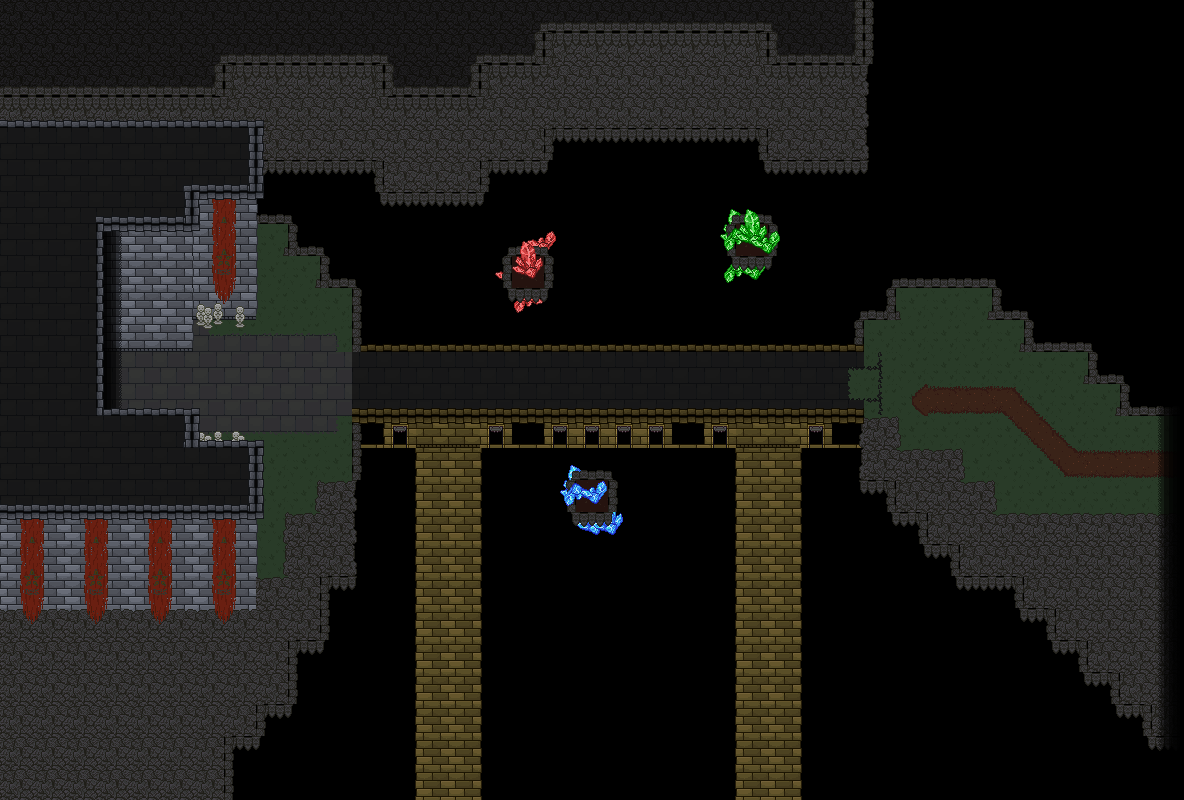

This game map was drawn from its Tiled (.tmx) file and the tilesets committed beside it. A one-line description and the trimmed map source follow:
An orthogonal 37x25 tile map with 32x32 px tiles, 10 tile layers (floor1, floor2, floor3, wall1, ...), 6 tilesets and 75 objects (2x dog, spawn, transition, normbow, nakedsword).

<map version="1.2" tiledversion="1.2.3" orientation="orthogonal" renderorder="right-down" width="37" height="25" tilewidth="32" tileheight="32" infinite="0" nextlayerid="47" nextobjectid="96">
 <tileset firstgid="1" source="tileset.tsx" />
 <tileset firstgid="82" source="castletileset.tsx" />
 <tileset firstgid="163" source="chambertileset.tsx" />
 <tileset firstgid="244" source="dungeonFeatures.tsx" />
 <tileset firstgid="344" source="crystalsheet.tsx" />
 <tileset firstgid="444" source="roadset.tsx" />
 <layer id="21" name="floor1" width="37" height="25">
  <data>[925 cells, 186 non-empty, 19 distinct tile ids]</data>
 </layer>
 <layer id="22" name="floor2" width="37" height="25">
  <data>[925 cells, 33 non-empty, 17 distinct tile ids]</data>
 </layer>
 <layer id="23" name="floor3" width="37" height="25">
  <data>[925 cells, 71 non-empty, 10 distinct tile ids]</data>
 </layer>
 <layer id="24" name="wall1" width="37" height="25">
  <data>[925 cells, 246 non-empty, 21 distinct tile ids]</data>
 </layer>
 <layer id="25" name="wall2" width="37" height="25">
  <data>[925 cells, 92 non-empty, 16 distinct tile ids]</data>
 </layer>
 <layer id="26" name="wall3" width="37" height="25">
  <data>[925 cells, 65 non-empty, 18 distinct tile ids]</data>
 </layer>
 <layer id="27" name="ceiling1" width="37" height="25">
  <data>[925 cells, 254 non-empty, 22 distinct tile ids]</data>
 </layer>
 <layer id="28" name="ceiling2" width="37" height="25">
  <data>[925 cells, 95 non-empty, 14 distinct tile ids]</data>
 </layer>
 <layer id="29" name="ceiling3" width="37" height="25">
  <data>[925 cells, 33 non-empty, 5 distinct tile ids]</data>
 </layer>
 <layer id="30" name="ceiling4" width="37" height="25">
  <data>[925 cells, 25 non-empty, 1 distinct tile ids]</data>
 </layer>
 <objectgroup id="31" name="blockall" visible="0">
  <object id="2" x="100.464" y="306.606" width="90.5127" height="35.5417" />
  <object id="3" x="190.977" y="147.379" width="65.3966" height="159.227" />
  <object id="4" x="256.374" y="130.793" width="126.528" height="31.7505" />
  <object id="5" x="96.1994" y="328.405" width="6.63444" height="86.7216" />
  <object id="6" x="96.1994" y="415.127" width="96.6733" height="33.1722" />
  <object id="7" x="171.548" y="448.299" width="84.8261" height="157.805" />
  <object id="51" x="318.122" y="493.106" width="34.7997" height="83.388" />
  <object id="52" x="285.949" y="524.622" width="31.845" height="75.1806" />
  <object id="53" x="255.745" y="588.641" width="30.2035" height="21.0112" />
  <object id="60" x="863.468" y="426.683" width="33.8731" height="33.8731" />
  <object id="61" x="897.341" y="460.556" width="65.0721" height="33.2789" />
  <object id="62" x="960.333" y="493.537" width="34.1703" height="31.7932" />
  <object id="63" x="994.503" y="525.331" width="192.839" height="43.6785" />
 </objectgroup>
 <objectgroup id="36" name="blockmove" visible="0">
  <object id="58" x="370.216" y="306.433" width="479.373" height="28.8903" />
  <object id="59" x="369.888" y="415.757" width="493.106" height="18.7131" />
 </objectgroup>
 <objectgroup id="32" name="bg" visible="0">
  <object id="12" x="359.489" y="420.79" width="503.521" height="364.563" />
  <object id="14" x="328.238" y="586.034" width="31.5519" height="213.037" />
  <object id="15" x="296.197" y="649.138" width="34.487" height="151.645" />
  <object id="17" x="263.177" y="711.997" width="35.9545" height="92.9436" />
  <object id="18" x="231.625" y="744.527" width="58.7012" height="71.4198" />
  <object id="19" x="259.264" y="735.722" width="7.82683" height="11.9848" />
  <object id="20" x="291.549" y="703.436" width="8.31601" height="11.4957" />
  <object id="21" x="323.591" y="639.354" width="8.07142" height="14.4307" />
  <object id="22" x="355.387" y="575.272" width="8.31601" height="14.4307" />
  <object id="23" x="360.358" y="113.834" width="494.262" height="233.309" />
  <object id="24" x="328.018" y="167.775" width="52.4621" height="114.534" />
  <object id="25" x="296.073" y="165.957" width="35.5807" height="84.4068" />
  <object id="26" x="255.298" y="166.736" width="52.2024" height="51.4232" />
  <object id="27" x="291.139" y="213.484" width="8.31082" height="12.9857" />
  <object id="28" x="323.343" y="245.429" width="9.08996" height="12.9857" />
  <object id="29" x="355.547" y="278.932" width="8.31082" height="11.1677" />
  <object id="64" x="851.406" y="-4.47167" width="35.8959" height="318.561" />
  <object id="65" x="892.911" y="-7.62982" width="112.786" height="289.936" />
  <object id="66" x="999.477" y="-7.98456" width="48.2351" height="322.822" />
  <object id="67" x="1031.26" y="-2.80344" width="78.1484" height="349.797" />
  <object id="68" x="1094.45" y="-15.855" width="56.0873" height="394.258" />
  <object id="69" x="1126.98" y="-2.80824" width="62.8178" height="412.62" />
  <object id="70" x="885.951" y="-3.40044" width="7.79201" height="293.783" />
  <object id="71" x="994.354" y="274.905" width="7.65091" height="15.038" />
  <object id="72" x="1026.8" y="307.883" width="8.97003" height="13.9827" />
  <object id="73" x="1091.44" y="341.125" width="7.65091" height="12.3997" />
  <object id="74" x="1123.36" y="373.312" width="9.23385" height="12.6636" />
  <object id="75" x="860.314" y="482.168" width="35.4117" height="75.2498" />
  <object id="76" x="884.343" y="510.94" width="44.5808" height="45.5293" />
  <object id="77" x="859.681" y="540.028" width="106.235" height="38.2572" />
  <object id="78" x="851.178" y="570.266" width="337.708" height="218.743" />
 </objectgroup>
 <objectgroup id="33" name="mapinfo">
  <object id="47" name="spawn" x="224.753" y="370.002">
   <point />
  </object>
  <object id="48" name="tran1" type="transition" x="103.109" y="334.223" width="14.205" height="76.7013">
   <properties>
    <property name="drop" value="tran2" />
    <property name="dx" type="float" value="15" />
    <property name="dy" type="float" value="0" />
    <property name="map" value="ssc_side_2" />
   </properties>
  </object>
 </objectgroup>
 <objectgroup id="34" name="light">
  <object id="31" x="154.422" y="353.184">
   <properties>
    <property name="blue" type="float" value="0.029999999999999999" />
    <property name="green" type="float" value="0.16" />
    <property name="lightlevel" type="float" value="7" />
    <property name="red" type="float" value="0.070000000000000007" />
   </properties>
   <point />
  </object>
  <object id="32" x="244.63" y="296.613">
   <properties>
    <property name="blue" type="float" value="0.029999999999999999" />
    <property name="green" type="float" value="0.16" />
    <property name="lightlevel" type="float" value="7" />
    <property name="red" type="float" value="0.070000000000000007" />
   </properties>
   <point />
  </object>
  <object id="33" x="245.394" y="426.573">
   <properties>
    <property name="blue" type="float" value="0.029999999999999999" />
    <property name="green" type="float" value="0.16" />
    <property name="lightlevel" type="float" value="7" />
    <property name="red" type="float" value="0.070000000000000007" />
   </properties>
   <point />
  </object>
  <object id="34" x="237.749" y="564.177">
   <properties>
    <property name="blue" type="float" value="0.029999999999999999" />
    <property name="green" type="float" value="0.16" />
    <property name="lightlevel" type="float" value="7" />
    <property name="red" type="float" value="0.070000000000000007" />
   </properties>
   <point />
  </object>
  </objectgroup>
 <objectgroup id="35" name="enemy">
  <!-- 4 objects omitted --></objectgroup>
</map>
<!-- 23 of 75 objects omitted -->